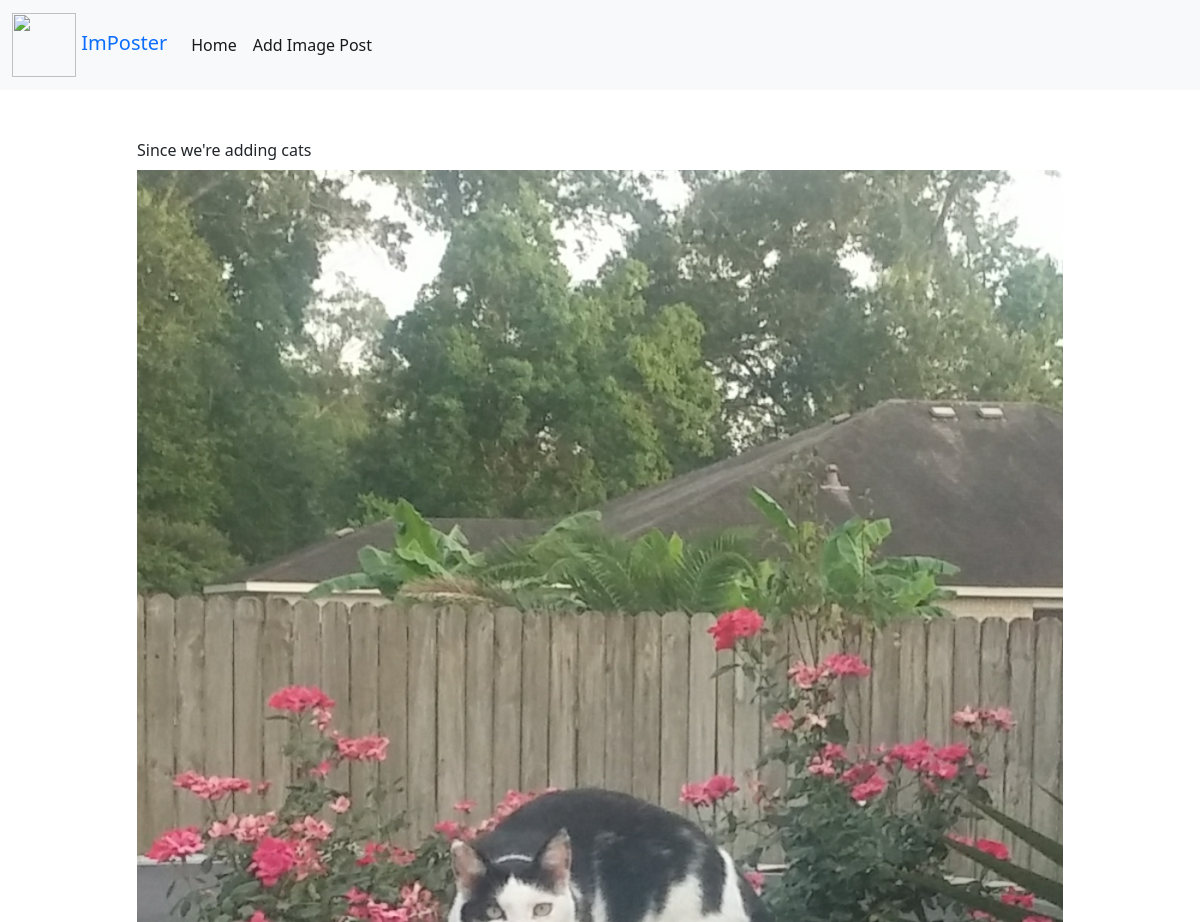
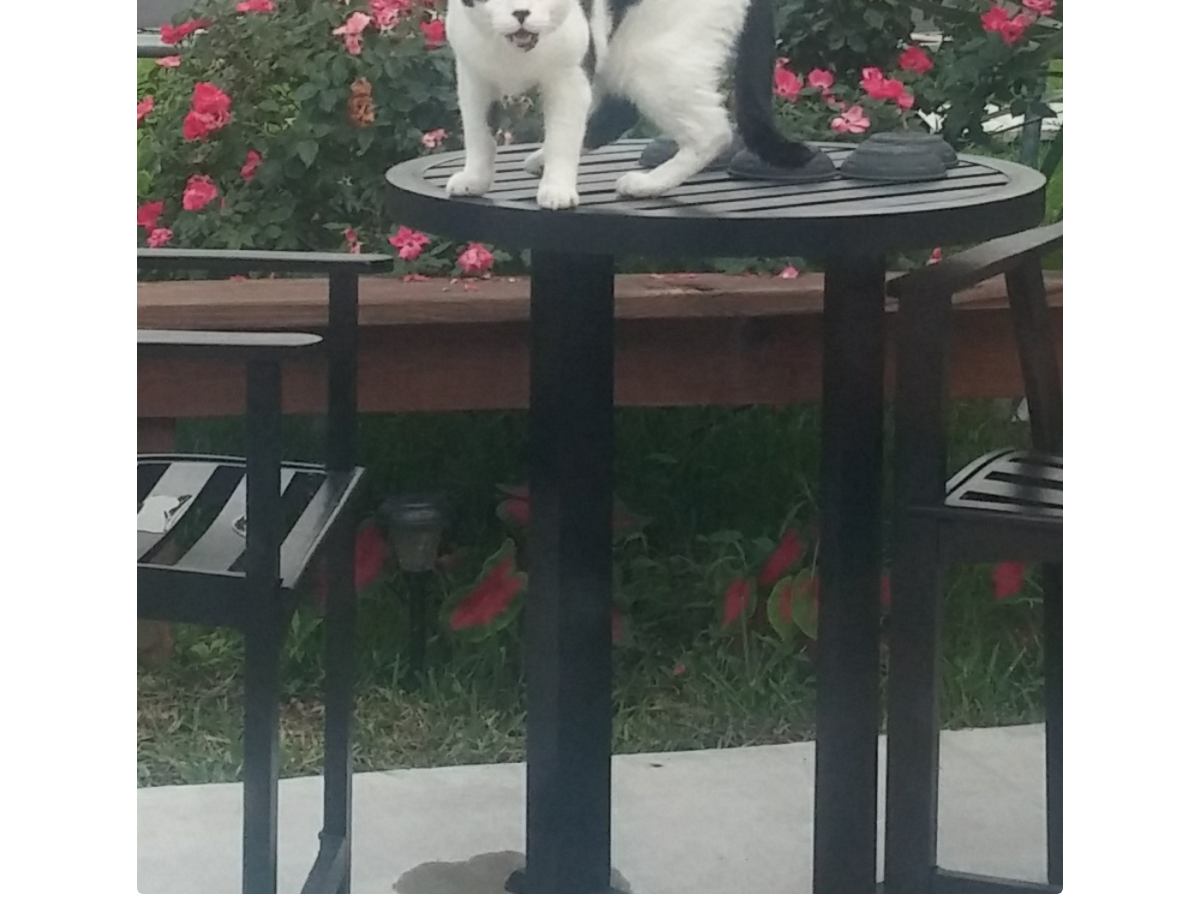
Screenshot of /detail/12/ with the database file from the repository (2 pictures, top to bottom).
### feed/models.py (models this page shows, shortened)
class Post(models.Model):
    text = models.CharField(max_length=140, blank=False, null=False)
    image = ImageField()

### feed/views.py (the view)
# urls.py: path('detail/<int:pk>/', PostDetailView.as_view(), name='detail'),
class PostDetailView(DetailView):
    template_name = "detail.html"
    model = Post

### templates/detail.html (shortened to what this page needs)
{% extends 'base.html' %}
{% block body %}
    <div class="row">
        <div class="col-sm-10 offset-sm-1 py-5">
            {{object.text}}
            <img src="{{ object.image.url }}" class="img-fluid rounded pt-2" alt="object image" style="width: 100%; height: auto">
        </div>
    </div>
{% endblock body %}

### rows the page displays
Post: text "Since we're adding cats", image (picture)
